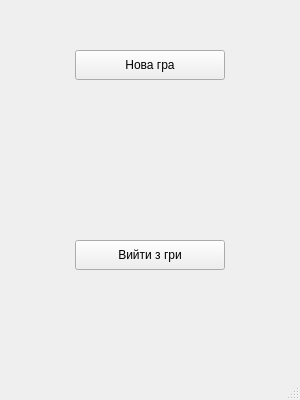
<?xml version="1.0" encoding="UTF-8"?>
<ui version="4.0">
 <class>MainWindow</class>
 <widget class="QMainWindow" name="MainWindow">
  <property name="geometry">
   <rect>
    <x>0</x>
    <y>0</y>
    <width>300</width>
    <height>400</height>
   </rect>
  </property>
  <property name="windowTitle">
   <string>MainWindow</string>
  </property>
  <widget class="QWidget" name="centralwidget">
   <widget class="QPushButton" name="ButtonStart">
    <property name="enabled">
     <bool>true</bool>
    </property>
    <property name="geometry">
     <rect>
      <x>75</x>
      <y>50</y>
      <width>150</width>
      <height>30</height>
     </rect>
    </property>
    <property name="text">
     <string>Нова гра</string>
    </property>
   </widget>
   <widget class="QPushButton" name="ButtonEnd">
    <property name="geometry">
     <rect>
      <x>75</x>
      <y>240</y>
      <width>150</width>
      <height>30</height>
     </rect>
    </property>
    <property name="text">
     <string>Вийти з гри</string>
    </property>
   </widget>
  </widget>
  <widget class="QMenuBar" name="menubar">
   <property name="geometry">
    <rect>
     <x>0</x>
     <y>0</y>
     <width>300</width>
     <height>26</height>
    </rect>
   </property>
  </widget>
  <widget class="QStatusBar" name="statusbar"/>
 </widget>
 <resources/>
 <connections/>
</ui>
